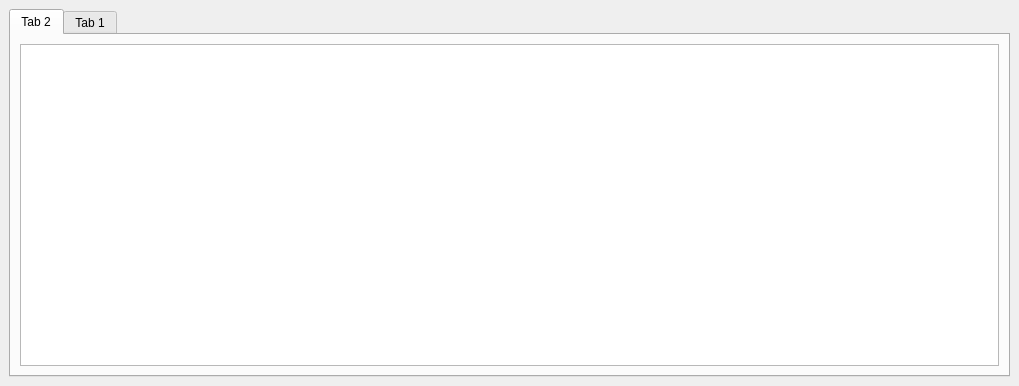
<?xml version="1.0" encoding="UTF-8"?>
<ui version="4.0">
 <class>DockWidget</class>
 <widget class="QDockWidget" name="DockWidget">
  <property name="geometry">
   <rect>
    <x>0</x>
    <y>0</y>
    <width>1019</width>
    <height>386</height>
   </rect>
  </property>
  <property name="windowTitle">
   <string>DockWidget</string>
  </property>
  <widget class="QWidget" name="dockWidgetContents">
   <layout class="QVBoxLayout" name="verticalLayout">
    <item>
     <widget class="QTabWidget" name="tabWidget">
      <property name="currentIndex">
       <number>0</number>
      </property>
      <widget class="QWidget" name="errorTab">
       <attribute name="title">
        <string>Tab 2</string>
       </attribute>
       <layout class="QVBoxLayout" name="verticalLayout_2">
        <item>
         <widget class="QTextBrowser" name="textBrowser"/>
        </item>
       </layout>
      </widget>
      <widget class="QWidget" name="messageTab">
       <attribute name="title">
        <string>Tab 1</string>
       </attribute>
       <layout class="QVBoxLayout" name="verticalLayout_3">
        <item>
         <widget class="QListWidget" name="listWidget"/>
        </item>
       </layout>
      </widget>
     </widget>
    </item>
   </layout>
  </widget>
 </widget>
 <resources/>
 <connections/>
 <slots>
  <signal>errorRowSelected(QTableWidget)</signal>
  <slot>selectErrorRow()</slot>
 </slots>
</ui>
